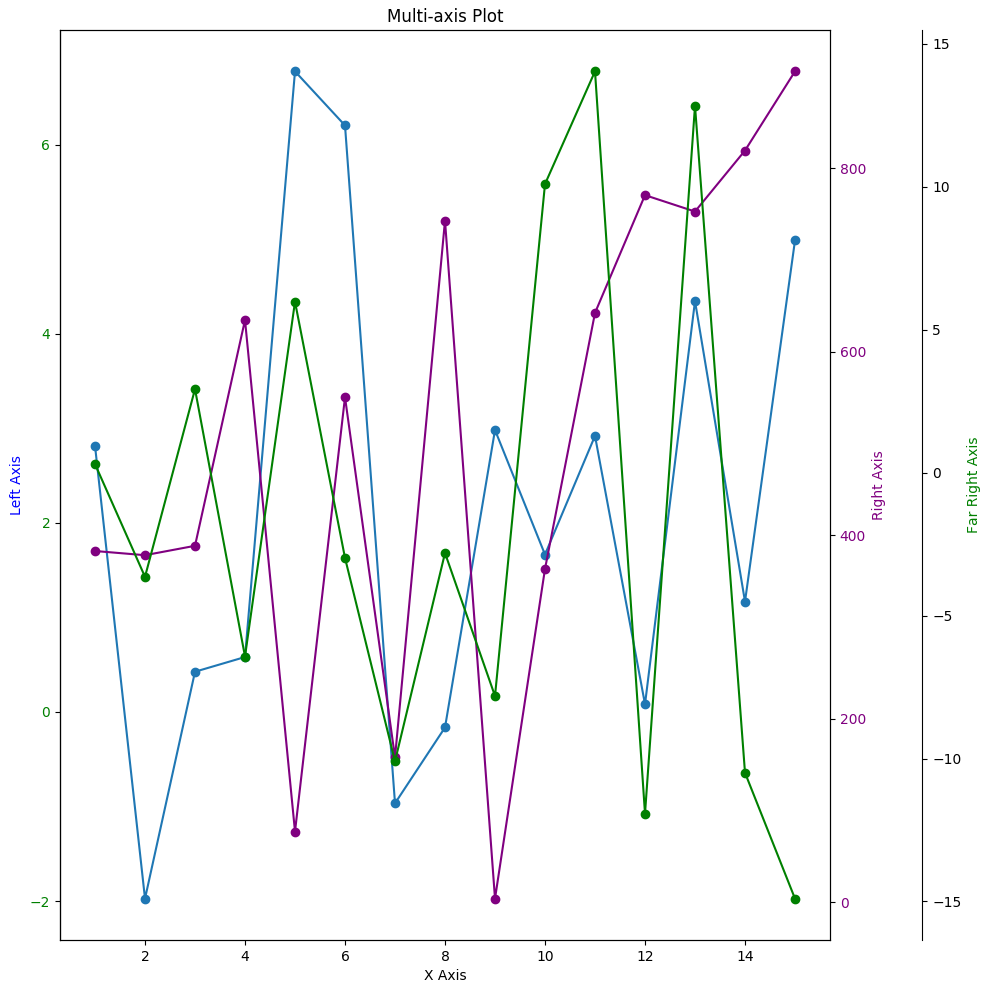

The script that drew this image:
# pyplot_multiaxis.jl
#
#	Demonstrate use of multiple overlapping axes
#
# gizmaa (https://gist.github.com/gizmaa/7214002)
# Julia 1.1.0
# 19.12.13
# Last Edit: 10.05.19

using PyPlot

##################
#  Make Up Data  #
##################
n = 15 # Number of values

x = collect(1:n)
y1 = 10rand(n,1) .- 2
y2 = 1000rand(n,1)
y3 = 30rand(n,1) .- 15

##########
#  Plot  #
##########
fig = figure("pyplot_multiaxis",figsize=(10,10))
p = plot(x,y1,linestyle="-",marker="o",label="First") # Plot a basic line
ax = gca()
PyPlot.title("Multi-axis Plot")

xlabel("X Axis")
font1 = Dict("color"=>"blue")
ylabel("Left Axis",fontdict=font1)
setp(ax.get_yticklabels(),color="blue") # Y Axis font formatting

################
#  Other Axes  #
################
new_position = [0.06;0.06;0.77;0.91] # Position Method 2
ax.set_position(new_position) # Position Method 2: Change the size and position of the axis
#fig.subplots_adjust(right=0.85) # Position Method 1

ax2 = ax.twinx() # Create another axis on top of the current axis
font2 = Dict("color"=>"purple")
ylabel("Right Axis",fontdict=font2)
p = plot(x,y2,color="purple",linestyle="-",marker="o",label="Second") # Plot a basic line
ax2.set_position(new_position) # Position Method 2
setp(ax2.get_yticklabels(),color="purple") # Y Axis font formatting

ax3 = ax.twinx() # Create another axis on top of the current axis
ax3.spines["right"].set_position(("axes",1.12)) # Offset the y-axis label from the axis itself so it doesn't overlap the second axis
font3 = Dict("color"=>"green")
ylabel("Far Right Axis",fontdict=font3)
p = plot(x,y3,color="green",linestyle="-",marker="o",label="Third") # Plot a basic line
ax3.set_position(new_position) # Position Method 2
setp(ax.get_yticklabels(),color="green") # Y Axis font formatting

axis("tight")

# Enable just the right part of the frame
ax3.set_frame_on(true) # Make the entire frame visible
ax3.patch.set_visible(false) # Make the patch (background) invisible so it doesn't cover up the other axes' plots
ax3.spines["top"].set_visible(false) # Hide the top edge of the axis
ax3.spines["bottom"].set_visible(false) # Hide the bottom edge of the axis

fig.canvas.draw() # Update the figure
